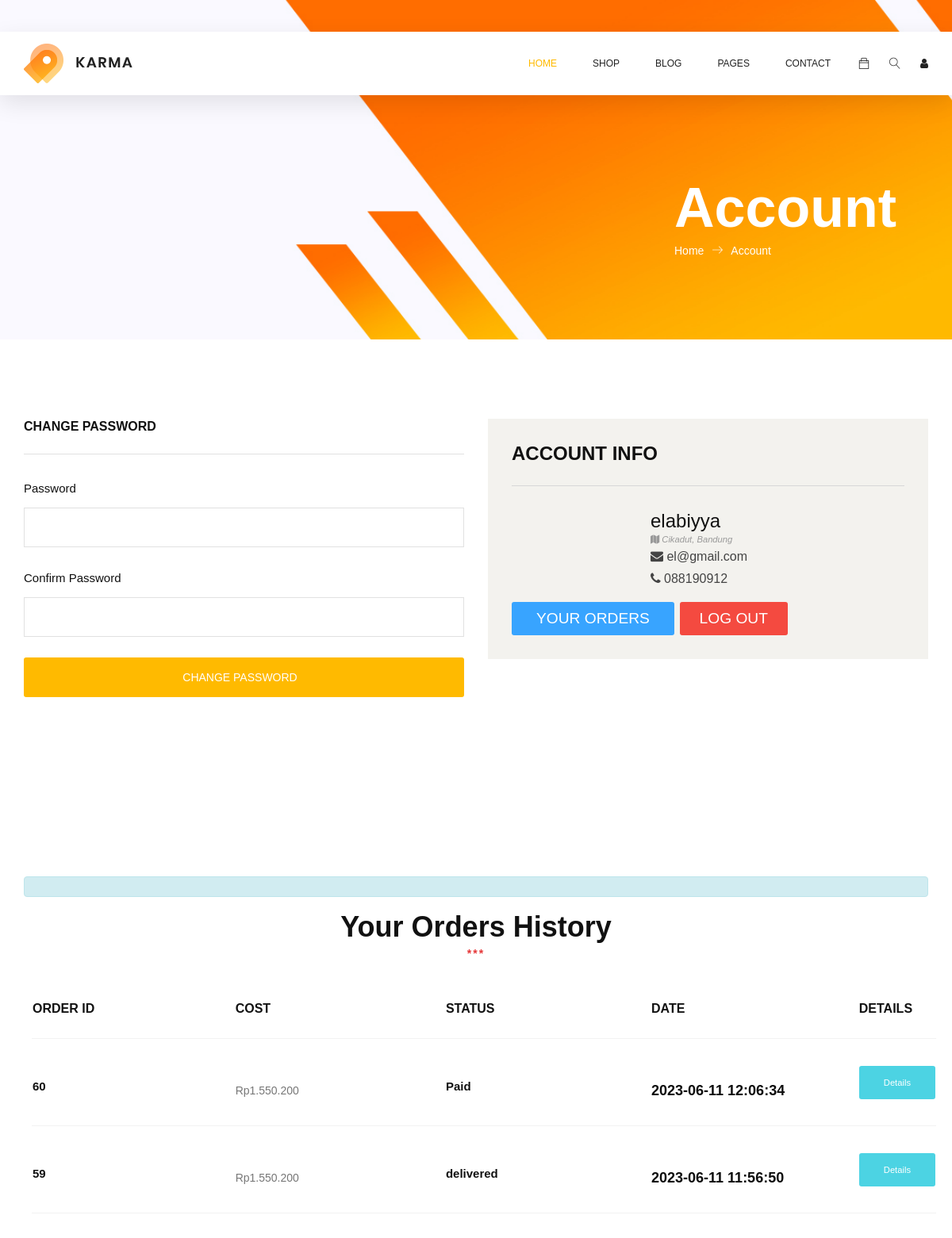
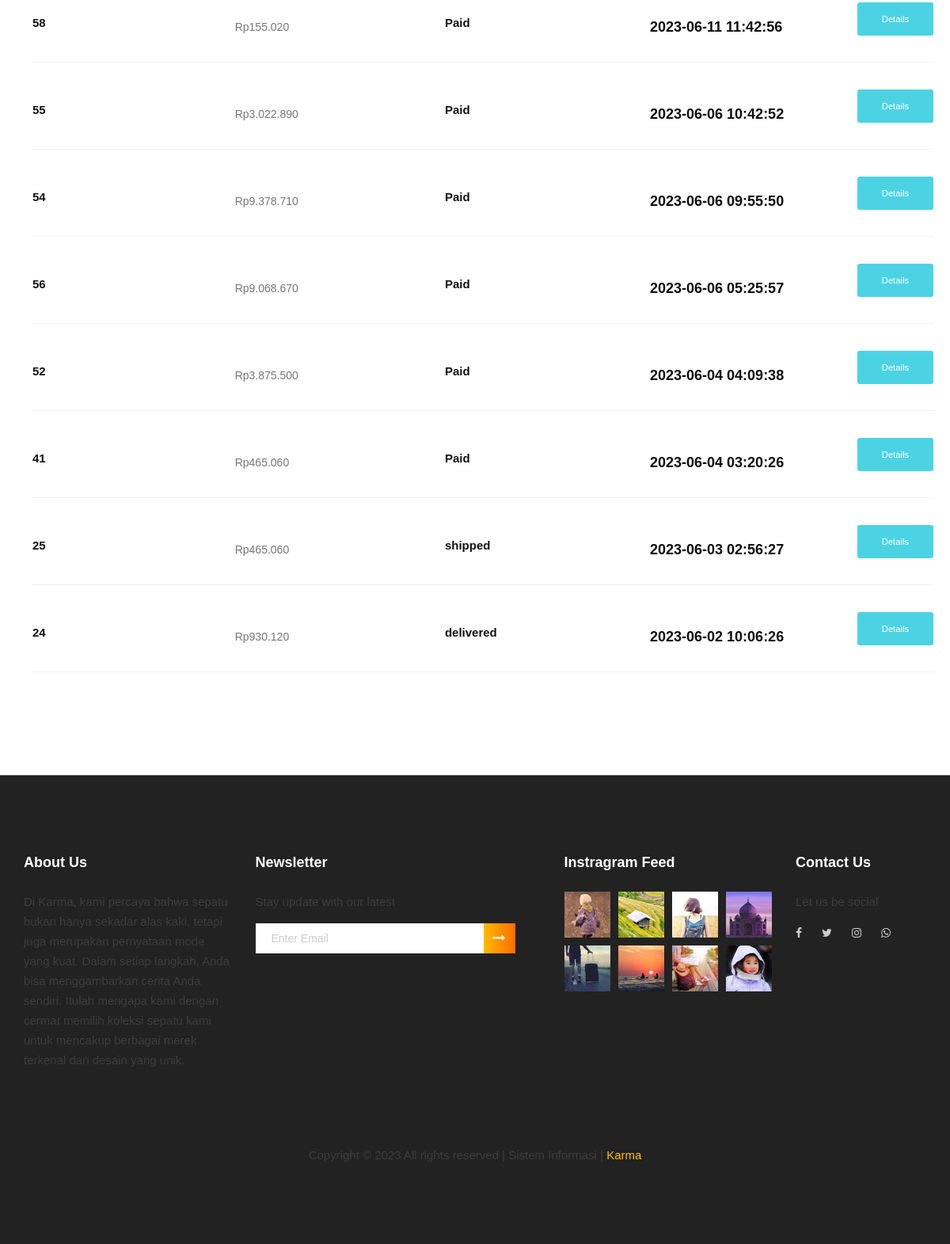
The app's page /account.php (signed in) with its own data (2 pictures, top to bottom).
### tables this page shows
CREATE TABLE IF NOT EXISTS `orders` (
  `order_id` int(11) NOT NULL AUTO_INCREMENT,
  `order_cost` decimal(10,2) NOT NULL,
  `order_status` varchar(100) NOT NULL,
  `user_id` int(11) NOT NULL,
  `user_phone` varchar(15) NOT NULL,
  `user_city` varchar(255) NOT NULL,
  `user_address` varchar(255) NOT NULL,
  `order_date` datetime NOT NULL,
  PRIMARY KEY (`order_id`)
);

### account.php (the view, shortened to what this page needs)
<?php
include('server/connection.php');
if (isset($_SESSION['logged_in'])) {
    $user_id = $_SESSION['user_id'];
    $query_orders = "SELECT * FROM orders WHERE user_id = ? ORDER BY order_date DESC";
    $stmt_orders = $conn->prepare($query_orders);
    $stmt_orders->bind_param('i', $user_id);
    $stmt_orders->execute();
    $user_orders = $stmt_orders->get_result();
}
?>
<?php include 'layouts/header.php' ?>
<link rel="stylesheet" href="css/style.css" type="text/css">
<section class="banner-area organic-breadcrumb">
    <div class="container">
        <div class="breadcrumb-banner d-flex flex-wrap align-items-center justify-content-end">
            <div class="col-first">
                <h1>Account</h1>
                <nav class="d-flex align-items-center">
                    <a href="index.php">Home<span class="lnr lnr-arrow-right"></span></a>
                    <a href="login.php">Account</a>
                </nav>
            </div>
        </div>
    </div>
</section>
<section class="checkout spad">
    <div class="container">
        <div class="checkout__form">
            <div class="row">
                <div class="col-lg-6 col-md-6">
                    <form id="account-form" method="POST" action="account.php">
                        <h6 class="checkout__title">Change Password</h6>
                        <div class="checkout__input">
                            <p>Password</p>
                            <input type="password" id="account-password" name="password">
                        </div>
                        <div class="checkout__input">
                            <p>Confirm Password</p>
                            <input type="password" id="account-confirm-password" name="confirm_password">
                        </div>
                        <div class="checkout__input">
                            <input type="submit" class="genric-btn primary radius" id="change-password-btn" name="change_password" value="CHANGE PASSWORD"  />
                        </div>
                    </form>
                </div>
                <div class="col-lg-6 col-md-6">
                    <div class="checkout__order">
                        <h4 class="order__title">Account Info</h4>
                        <div class="row">
                            <div class="col-sm-2 col-md-4 pb-4">
                            </div>
                            <div class="col-sm-6 col-md-8">
                                <h4><?php if (isset($_SESSION['user_name'])) {
                                        echo $_SESSION['user_name'];
                                    } ?></h4>
                                <small><i class="fa fa-map"></i> <cite title="Address"><?php if (isset($_SESSION['user_address'])) {
                                                                                            echo $_SESSION['user_address'];
                                                                                        } ?>, <?php if (isset($_SESSION['user_city'])) {
                                                                                                        echo $_SESSION['user_city'];
                                                                                                    } ?> </cite></small>
                                <p>
                                    <i class="fa fa-envelope"></i> <?php if (isset($_SESSION['user_email'])) {
                                                                        echo $_SESSION['user_email'];
                                                                    } ?>
                                    <br />
                                    <i class="fa fa-phone"></i> <?php if (isset($_SESSION['user_phone'])) {
                                                                    echo $_SESSION['user_phone'];
                                                                } ?>
                                </p>
                            </div>
                        </div>
                        <h4 class="">
                            <a href="#orders" class="genric-btn info radius">YOUR ORDERS</a>
                            <a href="account.php?logout=1" id="logout-btn" class="genric-btn danger radius px-4">LOG OUT</a>
                        </h4>
                    </div>
                </div>
            </div>
        </div>
    </div>
</section>
<section id="orders" class="shopping-cart spad">
    <div class="container">
        <div class="row">
            <div class="col-lg-12">
                <div class="section-title">
                    <div class="alert alert-info" role="alert">
                    </div>
                    <h2>Your Orders History</h2>
                    <span>***</span>
                </div>
                <div class="shopping__cart__table">
                    <table>
                        <thead>
                            <tr>
                                <th>Order ID</th>
                                <th>Cost</th>
                                <th>Status</th>
                                <th>Date</th>
                                <th>Details</th>
                            </tr>
                        </thead>
                        <tbody>
                            <?php foreach ($user_orders as $order) { ?>
                                <tr>
                                    <td class="product__cart__item">
                                        <div class="product__cart__item__text">
                                            <h6><?php echo $order['order_id']; ?></h6>
                                        </div>
                                    </td>
                                    <td class="product__cart__item">
                                        <div class="product__cart__item__text">
                                            <?php echo setRupiah($order['order_cost'] * $kurs_dollar); ?>
                                        </div>
                                    </td>
                                    <td class="product__cart__item">
                                        <div class="product__cart__item__text">
                                            <h6><?php echo $order['order_status']; ?></h6>
                                        </div>
                                    </td>
                                    <td class="product__cart__item">
                                        <div class="product__cart__item__text">
                                            <h5><?php echo $order['order_date']; ?></h5>
                                        </div>
                                    </td>
                                    <form method="POST" action="order-details.php">
                                        <td class="bottom_button">
                                            <input class="genric-btn success radius" name="order_details_btn" type="submit" value="Details" />
                                        </td>
                                    </form>
                                </tr>
                            <?php } ?>
                        </tbody>
                    </table>
                </div>
            </div>
        </div>
    </div>
</section>
<?php include 'layouts/footer.php' ?>

### css/style.css (style rules this page uses)
html, body { height: 100%; font-family: "Nunito Sans", sans-serif; -webkit-font-smoothing: antialiased; }
h1, h2, h3, h4, h5, h6 { margin: 0; color: #111111; font-weight: 400; font-family: "Nunito Sans", sans-serif; }
h1 { font-size: 70px; }
h2 { font-size: 36px; }
h4 { font-size: 24px; }
h5 { font-size: 18px; }
h6 { font-size: 16px; }
p { font-size: 15px; font-family: "Nunito Sans", sans-serif; color: #3d3d3d; font-weight: 400; line-height: 25px; margin: 0 0 15px 0; }
small { display: block; line-height: 1.428571429; color: #999; }
.section-title { margin-bottom: 45px; text-align: center; }
.section-title span { color: #e53637; font-size: 14px; font-weight: 700; text-transform: uppercase; letter-spacing: 2px; margin-bottom: 15px; display: block; }
.section-title h2 { color: #111111; font-weight: 700; line-height: 46px; }
.spad { padding-top: 100px; padding-bottom: 100px; }
.shopping__cart__table { margin-bottom: 30px; }
.shopping__cart__table table { width: 100%; margin: 10px; }
.shopping__cart__table table thead { border-bottom: 1px solid #f2f2f2; }
.shopping__cart__table table thead tr th { color: #111111; font-size: 16px; font-weight: 700; text-transform: uppercase; padding-bottom: 25px; }
.shopping__cart__table table tbody tr { border-bottom: 1px solid #f2f2f2; }
.shopping__cart__table table tbody tr td { padding-bottom: 30px; padding-top: 30px; }
.shopping__cart__table table tbody tr td.product__cart__item { width: 400px; }
.shopping__cart__table table tbody tr td.product__cart__item .product__cart__item__text { overflow: hidden; padding-top: 21px; }
.shopping__cart__table table tbody tr td.product__cart__item .product__cart__item__text h6 { color: #111111; font-size: 15px; font-weight: 600; margin-bottom: 10px; }
.shopping__cart__table table tbody tr td.product__cart__item .product__cart__item__text h5 { color: #0d0d0d; font-weight: 700; }
.checkout__title { color: #111111; font-weight: 700; text-transform: uppercase; border-bottom: 1px solid #e1e1e1; padding-bottom: 25px; margin-bottom: 30px; }
.checkout__input { margin-bottom: 6px; }
.checkout__input p { color: #111111; margin-bottom: 12px; }
.checkout__input input { height: 50px; width: 100%; border: 1px solid #e1e1e1; font-size: 14px; color: #b7b7b7; padding-left: 20px; margin-bottom: 20px; }
.checkout__input input::placeholder { color: #b7b7b7; }
.checkout__order { background: #f3f2ee; padding: 30px; }
.checkout__order .order__title { color: #111111; font-weight: 700; text-transform: uppercase; border-bottom: 1px solid #d7d7d7; padding-bottom: 25px; margin-bottom: 30px; }
.checkout__order p { color: #444444; font-size: 16px; line-height: 28px; }
@media only screen and (min-width: 1200px) { .container { max-width: 1170px; } }

### records on screen
orders: order_id "60", setRupiah($order['order_cost']*$kurs_dollar) "Rp1.550.200", order_status "Paid", order_date "2023-06-11 12:06:34"
orders: order_id "59", setRupiah($order['order_cost']*$kurs_dollar) "Rp1.550.200", order_status "delivered", order_date "2023-06-11 11:56:50"
orders: order_id "58", setRupiah($order['order_cost']*$kurs_dollar) "Rp155.020", order_status "Paid", order_date "2023-06-11 11:42:56"
orders: order_id "55", setRupiah($order['order_cost']*$kurs_dollar) "Rp3.022.890", order_status "Paid", order_date "2023-06-06 10:42:52"
orders: order_id "54", setRupiah($order['order_cost']*$kurs_dollar) "Rp9.378.710", order_status "Paid", order_date "2023-06-06 09:55:50"
orders: order_id "56", setRupiah($order['order_cost']*$kurs_dollar) "Rp9.068.670", order_status "Paid", order_date "2023-06-06 05:25:57"
orders: order_id "52", setRupiah($order['order_cost']*$kurs_dollar) "Rp3.875.500", order_status "Paid", order_date "2023-06-04 04:09:38"
orders: order_id "41", setRupiah($order['order_cost']*$kurs_dollar) "Rp465.060", order_status "Paid", order_date "2023-06-04 03:20:26"
orders: order_id "25", setRupiah($order['order_cost']*$kurs_dollar) "Rp465.060", order_status "shipped", order_date "2023-06-03 02:56:27"
orders: order_id "24", setRupiah($order['order_cost']*$kurs_dollar) "Rp930.120", order_status "delivered", order_date "2023-06-02 10:06:26"

### other values on screen
$_SESSION['user_name'] "elabiyya"
$_SESSION['user_address'] "Cikadut"
$_SESSION['user_city'] "Bandung"
$_SESSION['user_email'] "el@gmail.com"
$_SESSION['user_phone'] "088190912"
